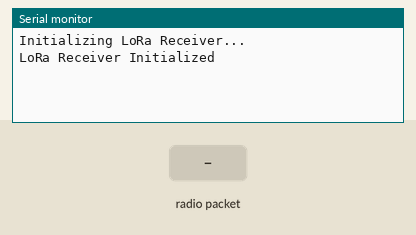
Recording of a sketch running on a simulated Arduino Uno, built with avr-gcc and run on an emulated ATmega328P. Shown: the last lines printed to the serial monitor. Inputs (shaded band) come from the test bench. No radio packets arrive unless stated.

Above: at 2.8 s.
2.9 s: radio packet "1" arrives
At 6.2 s:
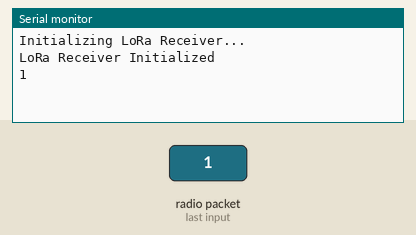
6.5 s: radio packet "0" arrives
At 8.5 s:
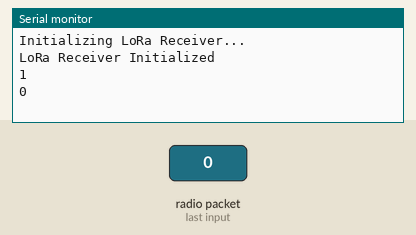
9.0 s: radio packet "2" arrives
At 11.9 s:
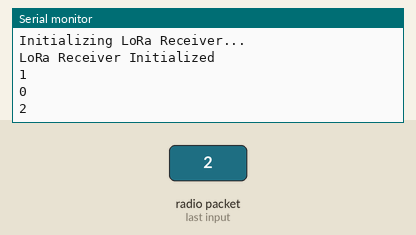

Measured:
- after the input at 2.9 s, the serial monitor: prints a new line after 2.1 s (image 1)
- after the input at 6.5 s, the serial monitor: prints a new line after 1.5 s (image 2)
- after the input at 9.0 s, the serial monitor: prints a new line after 2.0 s (image 3)

The sketch:

Receiver.ino
```cpp
#include <SPI.h>
#include <LoRa.h>

#define SS 10      // LoRa Chip Select
#define RST 9      // LoRa Reset
#define DIO0 2     // LoRa DIO0

void setup() {
    Serial.begin(115200);
    while (!Serial);

    Serial.println("Initializing LoRa Receiver...");
    LoRa.setPins(SS, RST, DIO0);

    if (!LoRa.begin(433E6)) {
        Serial.println("LoRa initialization failed! Check connections.");
        while (1);
    }

    LoRa.setSpreadingFactor(7);
    LoRa.setSignalBandwidth(125E3);
    LoRa.setCodingRate4(5);
    LoRa.enableCrc();

    Serial.println("LoRa Receiver Initialized");
}

void loop() {
    int packetSize = LoRa.parsePacket();
    if (packetSize) {
        //Serial.print("Received GPS Coordinates: ");

        String receivedData = LoRa.readString();
        Serial.println(receivedData);

        // Serial.println(receivedData);
    }
    delay(2000);
}
```
